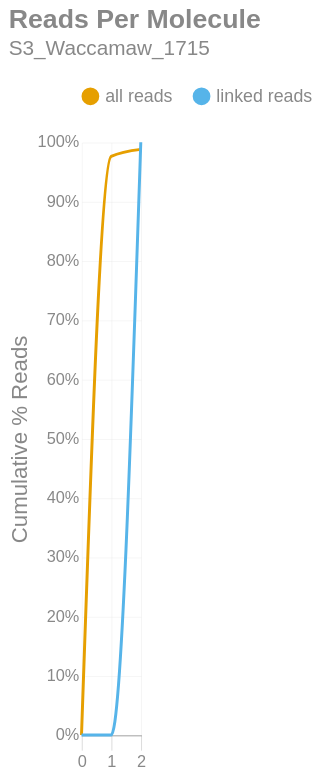

This figure's notebook cell:
### Markdown cell above
### Reads per Molecule
This chart shows the cumulative distribution of the number of reads per linked molecule. That is, how many alignments are associated with a unique molecule. This excludes the number of reads associated with invalid or absent linked-read barcodes. The `linked` histogram is the percentages recalculated when disregarding singletons.

### Code cell
if SKIPLR:
    print_html(f"Skipped")
else:
    counts = np.bincount(valids['reads'].cast(pl.Int64).to_numpy())
    weighted = counts * np.arange(len(counts))
    all_perc = weighted / n_reads
    linked_perc = weighted / n_linked_reads
    linked_perc[1] = 0
    binned_df = pl.DataFrame({
        'readsper': list(range(len(counts))),
        'all reads (cumsum)': np.cumsum(all_perc).tolist(),
        'linked reads (cumsum)': np.cumsum(linked_perc).tolist(),
    })

    with SafeRender(binned_df):
        (
            density_plot(binned_df, 'Reads Per Molecule', samplename, 'readspmol')
            .encode(
                x=alt.X('readsper:O', title=None).axis(labelAngle=0).scale(padding=0),
                y=alt.Y('value:Q', title='Cumulative % Reads').axis(format='%').stack(False),
                color=alt.Color("key:N").scale(domain=["all reads", "linked reads"]),
                tooltip=[
                    alt.Tooltip("key:N", title="Data Type"),
                    alt.Tooltip("readsper:O", title="Reads Per Molecule"),
                    alt.Tooltip("value:Q", format=".2%", title="% Reads (Cum.)")
                ]            
            )
        ).display()

### Figure 1 — Vega-Lite specification as saved in the notebook (floating-point values rounded to 4 significant figures)
{"width": "container", "height": 400, "config": {"title": {"anchor": "start", "dy": -15, "fontSize": 18, "color": "#888888", "subtitleColor": "#888888", "subtitleFontSize": 14}, "arc": {"fill": "#0072B2"}, "axis": {"domainColor": "#888888", "domainWidth": 0.5, "gridWidth": 0.2, "grid": false, "titleFontWeight": 400, "titleFontSize": 15, "labelFontSize": 11, "labelColor": "#888888", "tickColor": "#888888", "tickWidth": 0.2, "titleColor": "#888888"}, "axisBand": {"grid": false}, "axisX": {"grid": true, "tickSize": 10, "domainCap": "round"}, "axisY": {"domain": false, "grid": true, "tickSize": 0, "domainCap": "round"}, "background": "transparent", "header": {"labelFontSize": 15, "labelColor": "#888888", "titleFontSize": 15, "titleFontWeight": 600, "titleColor": "#888888"}, "legend": {"labelFont": "sans-serif", "labelFontSize": 12, "labelColor": "#888888", "symbolSize": 100, "symbolType": "circle", "titleFontSize": 12, "titlePadding": 10, "titleColor": "#888888", "title": null, "orient": "top"}, "range": {"category": ["#E69F00", "#56B4E9", "#009E73", "#F0E442", "#0072B2", "#D55E00", "#CC79A7", "#000000"], "diverging": ["#cfe8f3", "#a2d4ec", "#73bfe2", "#46abdb", "#1696d2", "#12719e"]}, "area": {"fill": "#0072B2", "fillOpacity": 0.7, "line": true, "strokeOpacity": 0.7}, "line": {"color": "#0072B2", "stroke": "#0072B2", "strokeWidth": 2}, "trail": {"color": "#0072B2", "stroke": "#0072B2", "strokeWidth": 0, "size": 1}, "point": {"filled": true, "fillOpacity": 1.0, "size": 95}, "text": {"color": "#888888", "fontSize": 11, "align": "right", "fontWeight": 400, "size": 11}, "bar": {"fill": "#0072B2", "stroke": null}, "view": {"stroke": null, "continuousWidth": 660, "continuousHeight": 400}}, "data": {"name": "data-6048f51334d138f7677dee0210c1a3f4"}, "mark": {"type": "line", "interpolate": "monotone", "point": {"opacity": 0, "size": 275}}, "encoding": {"color": {"field": "key", "scale": {"domain": ["all reads", "linked reads"]}, "type": "nominal"}, "tooltip": [{"field": "key", "title": "Data Type", "type": "nominal"}, {"field": "readsper", "title": "Reads Per Molecule", "type": "ordinal"}, {"field": "value", "format": ".2%", "title": "% Reads (Cum.)", "type": "quantitative"}], "x": {"axis": {"labelAngle": 0}, "field": "readsper", "scale": {"padding": 0}, "title": null, "type": "ordinal"}, "y": {"axis": {"format": "%"}, "field": "value", "stack": false, "title": "Cumulative % Reads", "type": "quantitative"}}, "params": [{"name": "param_c36ac31b6afebe62", "select": {"type": "point", "fields": ["key"]}, "bind": "legend"}], "title": {"text": "Reads Per Molecule", "subtitle": "S3_Waccamaw_1715"}, "transform": [{"fold": ["all reads (cumsum)", "linked reads (cumsum)"]}, {"calculate": "replace(datum.key, ' (cumsum)', '')", "as": "key"}, {"filter": {"param": "param_c36ac31b6afebe62"}}], "usermeta": {"embedOptions": {"downloadFileName": "S3_Waccamaw_1715.readspmol"}}, "$schema": "https://vega.github.io/schema/vega-lite/v6.1.0.json", "datasets": {"data-6048f51334d138f7677dee0210c1a3f4": [{"readsper": 0, "all reads (cumsum)": 0.0, "linked reads (cumsum)": 0.0}, {"readsper": 1, "all reads (cumsum)": 0.9761, "linked reads (cumsum)": 0.0}, {"readsper": 2, "all reads (cumsum)": 0.9881, "linked reads (cumsum)": 1.0}]}}
